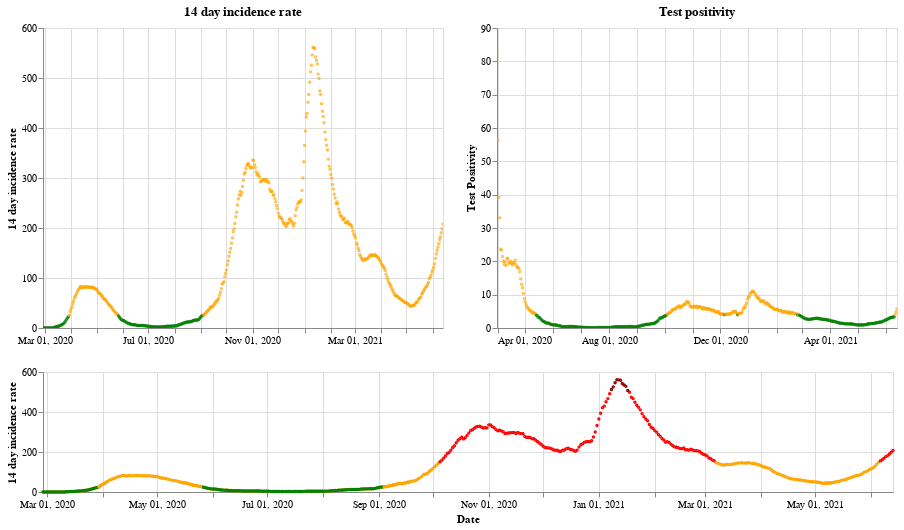

The code cell stored with this chart in its notebook:
### Markdown cell above
## Scotland

### Code cell
plot_traffic_light('Scotland')

### Figure 1 — Vega-Lite specification as saved in the notebook (floating-point values rounded to 4 significant figures; data arrays with more than 128 entries replaced by an {"elided": "..."} marker saying what was removed)
{"config": {"view": {"continuousWidth": 400, "continuousHeight": 300}}, "vconcat": [{"hconcat": [{"mark": {"type": "point", "size": 2}, "encoding": {"color": {"condition": {"value": "green", "test": "(datum.twoWeeklyCasesRate <= 25)"}, "value": "orange"}, "tooltip": [{"type": "nominal", "field": "areaName"}, {"type": "temporal", "field": "date"}, {"type": "quantitative", "field": "twoWeeklyCasesRate"}, {"type": "quantitative", "field": "testPositivity"}], "x": {"type": "temporal", "axis": {"title": ""}, "field": "date", "scale": {"domain": {"selection": "DateBrush"}}, "timeUnit": "yearmonthdate"}, "y": {"type": "quantitative", "axis": {"title": "14 day incidence rate"}, "field": "twoWeeklyCasesRate"}}, "title": "14 day incidence rate", "width": 400}, {"mark": {"type": "point", "size": 2}, "encoding": {"color": {"condition": {"value": "green", "test": "(datum.testPositivity <= 4)"}, "value": "orange"}, "tooltip": [{"type": "nominal", "field": "areaName"}, {"type": "temporal", "field": "date"}, {"type": "quantitative", "field": "twoWeeklyCasesRate"}, {"type": "quantitative", "field": "testPositivity"}], "x": {"type": "temporal", "axis": {"title": ""}, "field": "date", "scale": {"domain": {"selection": "DateBrush"}}, "timeUnit": "yearmonthdate"}, "y": {"type": "quantitative", "axis": {"title": "Test Positivity"}, "field": "testPositivity"}}, "title": "Test positivity", "width": 400}]}, {"layer": [{"mark": {"type": "point", "size": 2}, "encoding": {"color": {"condition": {"value": "orange", "test": "((50 && datum.twoWeeklyCasesRate) < 150)"}, "value": "red"}, "opacity": {"condition": {"value": 1, "test": "((50 && datum.twoWeeklyCasesRate) < 500)"}, "value": 0}, "tooltip": [{"type": "nominal", "field": "areaName"}, {"type": "temporal", "field": "date"}, {"type": "quantitative", "field": "twoWeeklyCasesRate"}, {"type": "quantitative", "field": "testPositivity"}], "x": {"type": "temporal", "axis": {"title": "Date"}, "field": "date", "timeUnit": "yearmonthdate"}, "y": {"type": "quantitative", "axis": {"title": "14 day incidence rate"}, "field": "twoWeeklyCasesRate"}}, "selection": {"DateBrush": {"type": "interval", "encodings": ["x"], "fields": ["Time"]}}, "width": 850}, {"mark": {"type": "point", "size": 2}, "encoding": {"color": {"value": "darkred"}, "opacity": {"condition": {"value": 1, "test": "(datum.twoWeeklyCasesRate >= 500)"}, "value": 0}, "tooltip": [{"type": "nominal", "field": "areaName"}, {"type": "temporal", "field": "date"}, {"type": "quantitative", "field": "twoWeeklyCasesRate"}, {"type": "quantitative", "field": "testPositivity"}], "x": {"type": "temporal", "axis": {"title": "Date"}, "field": "date", "timeUnit": "yearmonthdate"}, "y": {"type": "quantitative", "axis": {"title": "14 day incidence rate"}, "field": "twoWeeklyCasesRate"}}, "width": 400}, {"mark": {"type": "point", "size": 2}, "encoding": {"color": {"condition": {"value": "green", "test": "((4 && datum.twoWeeklyCasesRate) < 25)"}, "value": "orange"}, "opacity": {"condition": {"value": 1, "test": "(datum.twoWeeklyCasesRate < 50)"}, "value": 0}, "tooltip": [{"type": "nominal", "field": "areaName"}, {"type": "temporal", "field": "date"}, {"type": "quantitative", "field": "twoWeeklyCasesRate"}, {"type": "quantitative", "field": "testPositivity"}], "x": {"type": "temporal", "axis": {"title": "Date"}, "field": "date", "timeUnit": "yearmonthdate"}, "y": {"type": "quantitative", "axis": {"title": "14 day incidence rate"}, "field": "twoWeeklyCasesRate"}}, "width": 400}], "height": 120, "width": 800}], "data": {"name": "data-c157e36c8d5d5b747f8e9dde1ffda044"}, "$schema": "https://vega.github.io/schema/vega-lite/v4.8.1.json", "datasets": {"data-c157e36c8d5d5b747f8e9dde1ffda044": {"elided": "472 records"}}}
